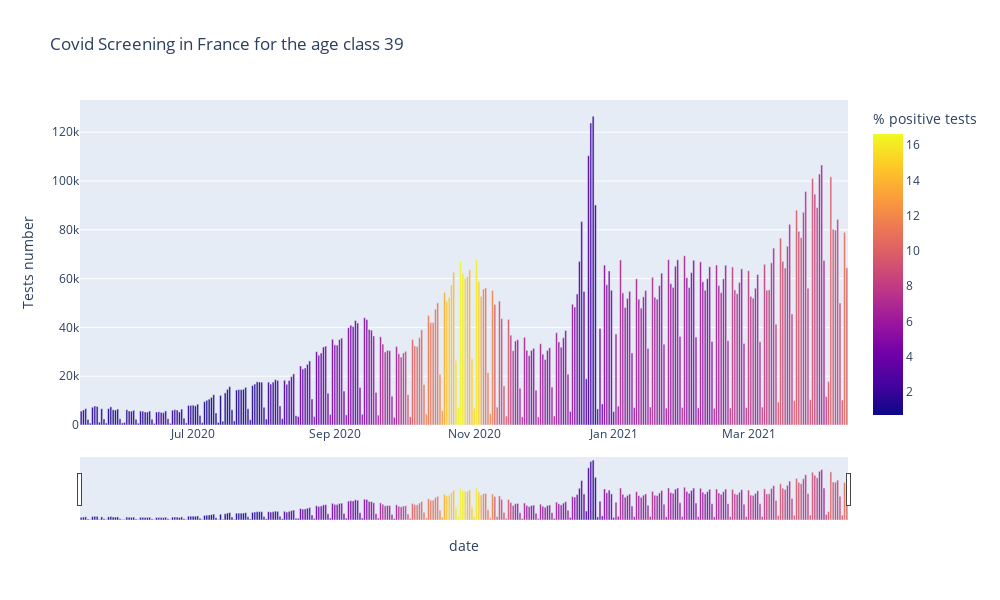

Notebook cell for this chart:
### Markdown cell above
This shows the number of daily screening among 30-39 year olds in France. The color indicates the percentage of positive tests: the more the color intensifies towards yellow, the higher the percentage.

### Code cell
cvz.daily_test_age(39, screening_daily)

### Figure 1 — Plotly figure (JSON) as saved in the notebook; plotly's stock layout.template omitted (floating-point values rounded to 4 significant figures; data arrays with more than 128 entries replaced by an {"elided": "..."} marker saying what was removed)
{"data": [{"alignmentgroup": "True", "hovertemplate": "date=%{x}<br>Tests number=%{y}<br>% positive tests=%{marker.color}<extra></extra>", "legendgroup": "", "marker": {"color": {"elided": "336 float values"}, "coloraxis": "coloraxis"}, "name": "", "offsetgroup": "", "orientation": "v", "showlegend": false, "textposition": "auto", "type": "bar", "x": {"elided": "336 str values"}, "xaxis": "x", "y": {"elided": "336 int values"}, "yaxis": "y"}], "layout": {"barmode": "relative", "coloraxis": {"colorbar": {"title": {"text": "% positive tests"}}, "colorscale": [[0, "#0d0887"], [0.1111, "#46039f"], [0.2222, "#7201a8"], [0.3333, "#9c179e"], [0.4444, "#bd3786"], [0.5556, "#d8576b"], [0.6667, "#ed7953"], [0.7778, "#fb9f3a"], [0.8889, "#fdca26"], [1, "#f0f921"]]}, "height": 600, "legend": {"tracegroupgap": 0}, "title": {"text": "Covid Screening in France for the age class 39"}, "width": 1000, "xaxis": {"anchor": "y", "domain": [0, 1], "rangeslider": {"visible": true}, "title": {"text": "date"}}, "yaxis": {"anchor": "x", "domain": [0, 1], "title": {"text": "Tests number"}}}}
